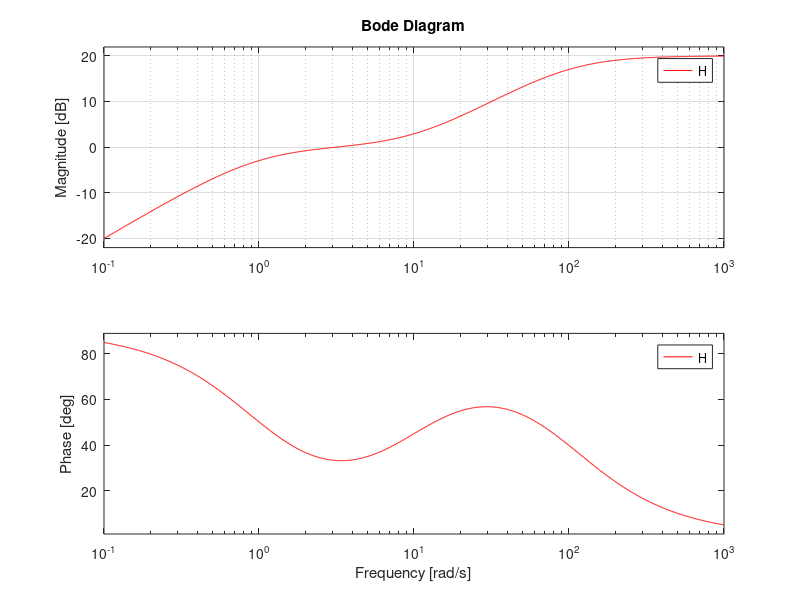
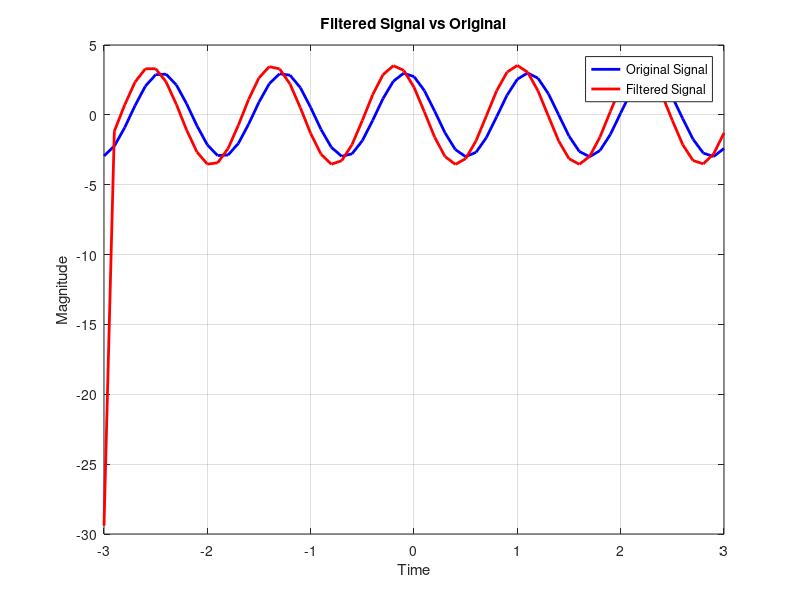
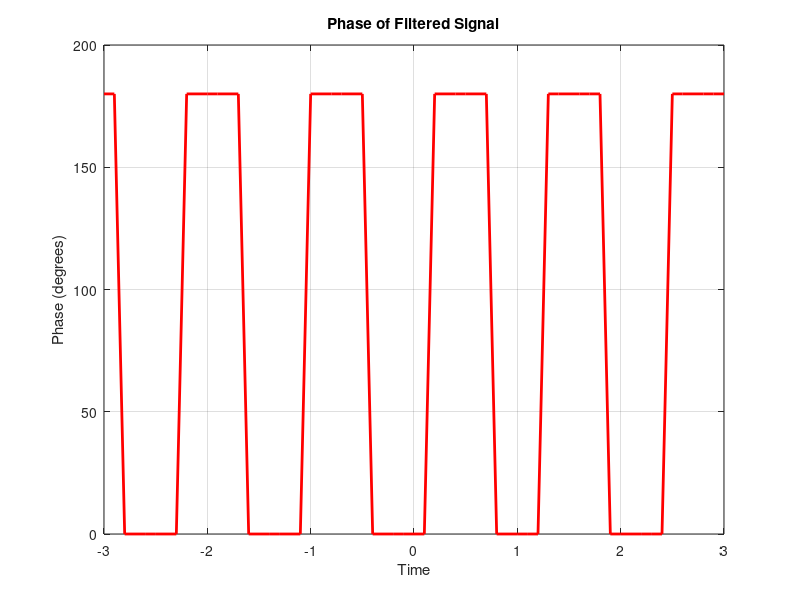

Recreate these plots in MATLAB, in order.
figure(1) 
num = [10 100 0]; 
den = [1 101 100]; 
H = tf(num, den); 
bode(H, 'r'), grid 

t = -3:0.1:3; % para 3sin 
%t = -3:0.01:3; % para 4cos 
%t = -3:0.1:3; % para 2*sin 

%signal = 2.*sin((0.1).*t + 30); 
%signal = 4.*cos(10.*t + 30); 
signal = 3.*sin(1000.*t + 20); 

% Multiply the signal by the transfer function 
filtered_signal = lsim(H, signal, t); 

% Calculate the phase of the filtered signal in degrees 
phase_filtered_rad = unwrap(angle(filtered_signal)); 
phase_filtered_deg = rad2deg(phase_filtered_rad); 

% Plot the original signal and the filtered signal 
figure; 
plot(t, signal, 'b', 'LineWidth', 2); % Original signal in blue 
hold on; 
plot(t, filtered_signal, 'r', 'LineWidth', 2); % Filtered signal in red 
hold off; 

% Set plot properties 
xlabel('Time'); 
ylabel('Magnitude'); 
title('Filtered Signal vs Original'); 
legend('Original Signal', 'Filtered Signal'); 
grid on; 

  
% Plot the phase of the filtered signal in degrees 
figure; 
plot(t, phase_filtered_deg, 'r', 'LineWidth', 2); 
xlabel('Time'); 
ylabel('Phase (degrees)'); 
title('Phase of Filtered Signal'); 
grid on;  
